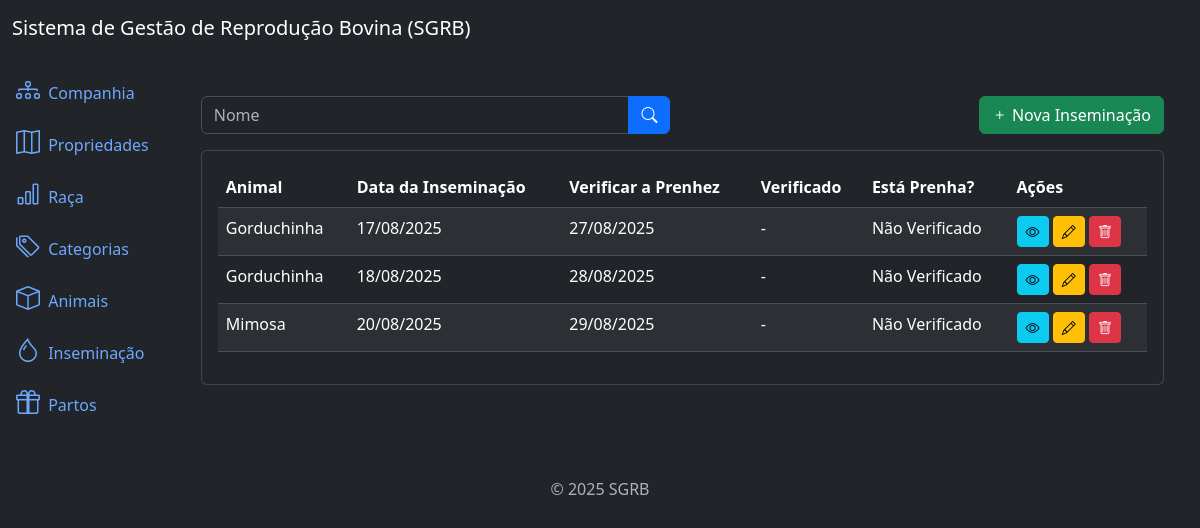
The page /inseminations/list/ on the database as committed earlier.
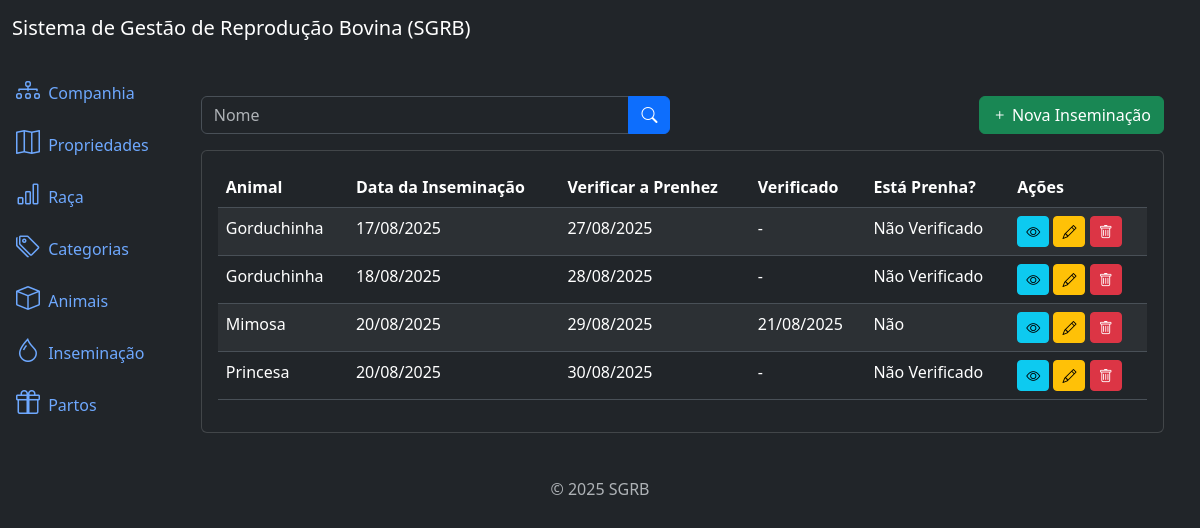
The same page on the database as committed later.
### inseminations/models.py (models this page shows, shortened)
class Insemination(models.Model):
    animal = models.ForeignKey(Animal, on_delete=models.PROTECT, related_name='inseminations')  # noqa
    date_of_insemination = models.DateField()
    expected_pregnancy = models.DateField(null=True, blank=True)
    pregnancy_check = models.DateField(null=True, blank=True)
    is_pregnant = models.CharField(
        max_length=1,
        choices=PRENHEZ_CHOICES,
        null=True,
        blank=True
    )
    created_at = models.DateTimeField(auto_now_add=True)
    updated_at = models.DateTimeField(auto_now=True)
    class Meta:
        ordering = ['-created_at']

### animals/models.py (models this page shows, shortened)
class Animal(models.Model):
    name = models.CharField(max_length=100)
    birth = models.DateField(null=True, blank=True)
    farm = models.ForeignKey(Farm, on_delete=models.PROTECT, related_name='animais')  # noqa
    breed = models.ForeignKey(Breed, on_delete=models.PROTECT, related_name='animais')  # noqa
    category = models.ForeignKey(Category, on_delete=models.PROTECT, related_name='animais') # noqa
    created_at = models.DateTimeField(auto_now_add=True)
    updated_at = models.DateTimeField(auto_now=True)
    class Meta:
        ordering = ['name']

### inseminations/views.py (the view)
# urls.py: path('inseminations/list/', views.InseminationListView.as_view(), name='insemination_list'),  # noqa
class InseminationListView(ListView):
    model = models.Insemination
    template_name = 'insemination_list.html'
    context_object_name = 'inseminations'
    paginate_by = 10
    def get_queryset(self):
        queryset = super().get_queryset()
        name = self.request.GET.get('name')
        if name:
            queryset = queryset.filter(name__icontains=name)
        queryset = queryset.order_by('expected_pregnancy')
        return queryset

### inseminations/templates/insemination_list.html (shortened to what this page needs)
{% extends 'base.html' %}
{% block content %}
  <div class="container mt-4">
    <div class="row mb-3">
      <div class="col-md-6">
        <form method="get" action="{% url 'insemination_list' %}">
          <div class="input-group">
            <input type="text" class="form-control" name="name" placeholder="Nome" value="{{ request.GET.name }}" />
            <button type="submit" class="btn btn-primary"><i class="bi bi-search"></i></button>
          </div>
        </form>
      </div>
      <div class="col-md-6">
        <a href="{% url 'insemination_create' %}" class="btn btn-success float-end"><i class="bi bi-plus"></i> Nova Inseminação</a>
      </div>
    </div>
    <div class="card">
      <div class="card-body">
        {% if inseminations %}
          <table class="table table-striped">
            <thead>
              <tr>
                <th>Animal</th>
                <th>Data da Inseminação</th>
                <th>Verificar a Prenhez</th>
                <th>Verificado</th>
                <th>Está Prenha?</th>
                <th>Ações</th>
              </tr>
            </thead>
            <tbody>
              {% for insemination in inseminations %}
                <tr>
                  <td>{{ insemination.animal.name }}</td>
                  <td>{{ insemination.date_of_insemination|date:'d/m/Y' }}</td>
                  <td>
                    {% if insemination.expected_pregnancy %}
                      {{ insemination.expected_pregnancy|date:'d/m/Y' }}
                    {% else %}
                      -
                    {% endif %}
                  </td>
                  <td>
                    {% if insemination.pregnancy_check %}
                      {{ insemination.pregnancy_check|date:'d/m/Y' }}
                    {% else %}
                      -
                    {% endif %}
                  </td>
                  <td>
                    {% if insemination.is_pregnant %}
                      {{ insemination.get_is_pregnant_display }}
                    {% else %}
                      Não Verificado
                    {% endif %}
                  </td>
                  <td>
                    <a href="{% url 'insemination_detail' insemination.id %}" class="btn btn-info btn-sm"><i class="bi bi-eye"></i></a>
                    <a href="{% url 'insemination_check' insemination.id %}" class="btn btn-warning btn-sm"><i class="bi bi-pencil"></i></a>
                    <a href="#" class="btn btn-danger btn-sm"><i class="bi bi-trash"></i></a>
                  </td>
                </tr>
              {% endfor %}
            </tbody>
          </table>
        {% else %}
          <p>Nenhuma inseminação registrada.</p>
        {% endif %}
      </div>
    </div>
  </div>
{% endblock %}

### app/templates/base.html (shortened to what this page needs)
<!DOCTYPE html>
<html lang="pt-br" data-bs-theme="dark">
<head>
  <link href="https://cdn.jsdelivr.net/npm/bootstrap@5.3.3/dist/css/bootstrap.min.css" rel="stylesheet">
  <link rel="stylesheet" href="https://cdn.jsdelivr.net/npm/bootstrap-icons@1.11.3/font/bootstrap-icons.min.css">
</head>
<body>
  {% include 'components/_header.html' %}
  <div class="container-fluid">
    {% include 'components/_sidebar.html' %}
    <div class="col py-3">
      <div class="container mt-4">
        <main>
          {% block content %}
          {% endblock %}
        </main>
      </div>
    </div>
  </div>
  </div>
  {% include 'components/_footer.html' %}
</body>
</html>

### app/templates/components/_header.html
<nav class="navbar navbar-expand-lg navbar-light bg-dark">
  <div class="container-fluid">
    <a class="navbar-brand text-white" href="#">Sistema de Gestão de Reprodução Bovina (SGRB)</a>
  </div>
</nav>

### app/templates/components/_sidebar.html (shortened to what this page needs)
<div class="row flex-nowrap">
  <div class="col-auto col-md-0 col-xl-0 px-0 bg-dark">
    <div class="d-flex flex-column align-items-center align-items-sm-start px-3 pt-2 text-white">
      <div class="collapse d-sm-block" id="menuCollapse">
        <ul class="nav flex-column align-items-start" id="menu">
          <li>
            <a href="{% url "company_list" %}" class="nav-link px-0 align-middle">
              <i class="bi bi-diagram-3 fs-4"></i>
              <span class="ms-1">Companhia</span>
            </a>
          </li>
          <li>
            <a href="{% url "farm_list" %}" class="nav-link px-0 align-middle">
              <i class="bi bi-map fs-4"></i>
              <span class="ms-1">Propriedades</span>
            </a>
          </li>
          <li>
            <a href="{% url "breed_list" %}" class="nav-link px-0 align-middle">
              <i class="bi bi-bar-chart fs-4"></i>
              <span class="ms-1">Raça</span>
            </a>
          </li>
          <li>
            <a href="{% url "category_list" %}" class="nav-link px-0 align-middle">
              <i class="bi bi-tags fs-4"></i>
              <span class="ms-1">Categorias</span>
            </a>
          </li>
          <li>
            <a href="{% url "animal_list" %}" class="nav-link px-0 align-middle">
              <i class="bi bi-box fs-4"></i>
              <span class="ms-1">Animais</span>
            </a>
          </li>
          <li>
            <a href="{% url "insemination_list" %}" class="nav-link px-0 align-middle">
              <i class="bi bi-droplet fs-4"></i>
              <span class="ms-1">Inseminação</span>
            </a>
          </li>
          <li>
            <a href="#" class="nav-link px-0 align-middle">
              <i class="bi bi-gift fs-4"></i>
              <span class="ms-1">Partos</span>
            </a>
          </li>
        </ul>
      </div>
    </div>
  </div>

### app/templates/components/_footer.html
<footer class="footer mt-auto py-3 text-center">
  <div class="container">
    <span class="text-muted">© 2025 SGRB</span>
  </div>
</footer>

Rows that differ between the two databases and show on the page:
changed Insemination "Mimosa": pregnancy_check (not shown) → "21/08/2025"; is_pregnant (not shown) → "Não"; no longer shows "-"; no longer shows "Não Verificado"
added Insemination: animal.name "Princesa", date_of_insemination "20/08/2025", expected_pregnancy "30/08/2025", shows "Não Verificado"
